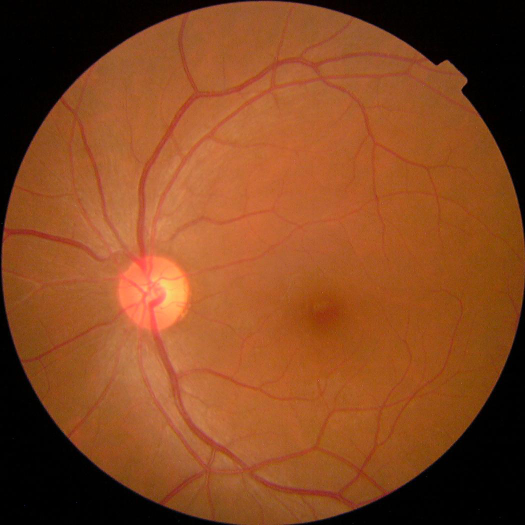
#> input picture Test_img/grade_0.png, 1050 x 1050 px (shown at 1/2 size); its folder holds only this picture in this run
$ python -i preprocess.py   (imports and definitions only)
#> lines starting #> are read from the running program, lines starting #| are printed output that depends on the picture; after the words box and inside, x2 and y2 are one past the last pixel; in counts of white or black regions, pixels touching at a corner belong together
import cv2
import numpy as np
import os

def preprocess_image(image_path):
#> called with image_path = '../Test_img/grade_0.png'
    img = cv2.imread(image_path)
#> img is the input picture: shape (1050, 1050, 3); mean B, G, R 32.7, 71.4, 133.4
    img = cv2.cvtColor(img, cv2.COLOR_BGR2RGB)

    #Step 1 Remove Black borders
    gray = cv2.cvtColor(img, cv2.COLOR_RGB2GRAY)
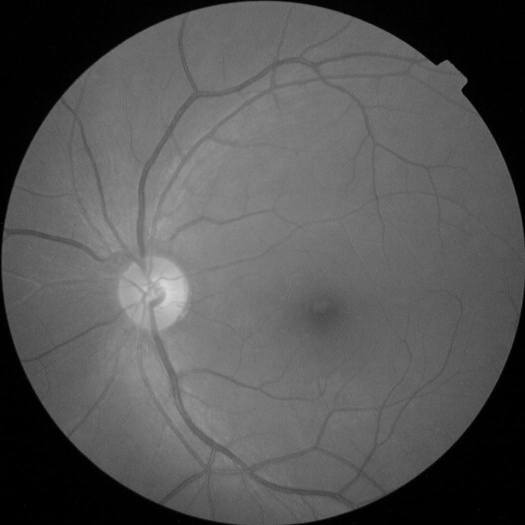
#> gray: shape (1050, 1050) (shown at 1/2 size); min 0, max 217, mean 85.5
    _, thresh = cv2.threshold(gray, 10, 255, cv2.THRESH_BINARY)
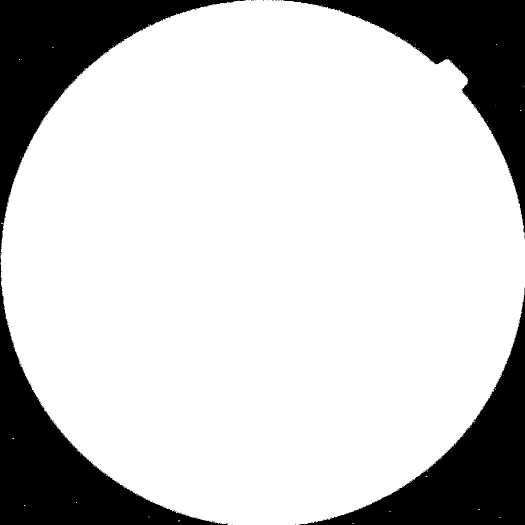
#> thresh: shape (1050, 1050) (shown at 1/2 size); 79% white; 28 black regions (25 under 20 px)
    contours , _ =  cv2.findContours(thresh, cv2.RETR_EXTERNAL, cv2.CHAIN_APPROX_SIMPLE)
#> contours = 141 contours, 140 with area under 20; largest, box (x1, y1, x2, y2) and area: (1, 0, 1050, 1050) 869300
    cnt = max(contours, key = cv2.contourArea)
#> cnt = contour of 2183 points, box (x1, y1, x2, y2) (1, 0, 1050, 1050), area 869300
    x, y, w, h = cv2.boundingRect(cnt)
#> x = 1; y = 0; w = 1049; h = 1050
    img = img[y: y+h, x: x+w]
#> img: shape (1050, 1049, 3)

    #Step 2 Ben Graham - Fix uneven lighting
    blurred = cv2.GaussianBlur(img, (0,0), sigmaX=30)
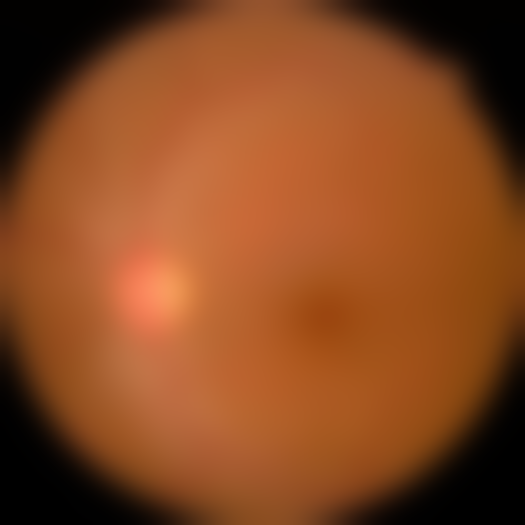
#> blurred: shape (1050, 1049, 3) (shown at 1/2 size); mean R, G, B 133.5, 71.4, 32.8
    img = cv2.addWeighted(img, 4, blurred, -4, 128)
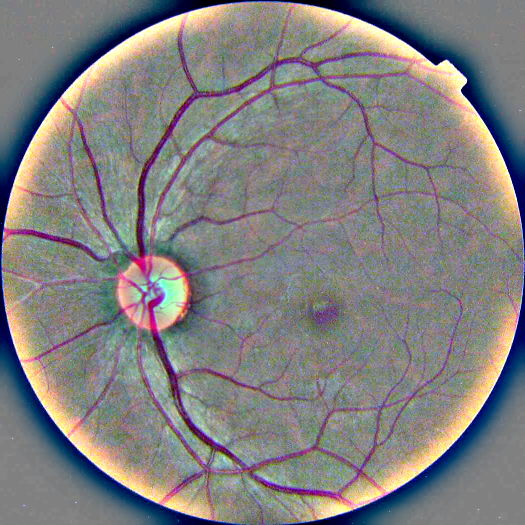
#> img: shape (1050, 1049, 3) (shown at 1/2 size); mean R, G, B 129.7, 128.3, 127.9

    # Step 3 Resize and clip pixel values
    img = np.clip(img, 0, 255).astype(np.uint8) # pexel below 0 becomes 0 , pixel above 255 becomes 255
    img = cv2.resize(img, (380, 380))
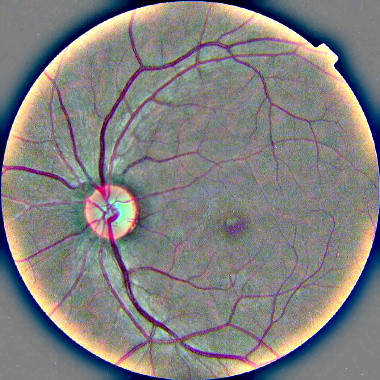
#> img: shape (380, 380, 3); mean R, G, B 129.6, 128.2, 127.8

    return img


# [18 lines not run here, left out]

>>> result = preprocess_image('../Test_img/grade_0.png')

$ run again, on Test_img/grade_1.png
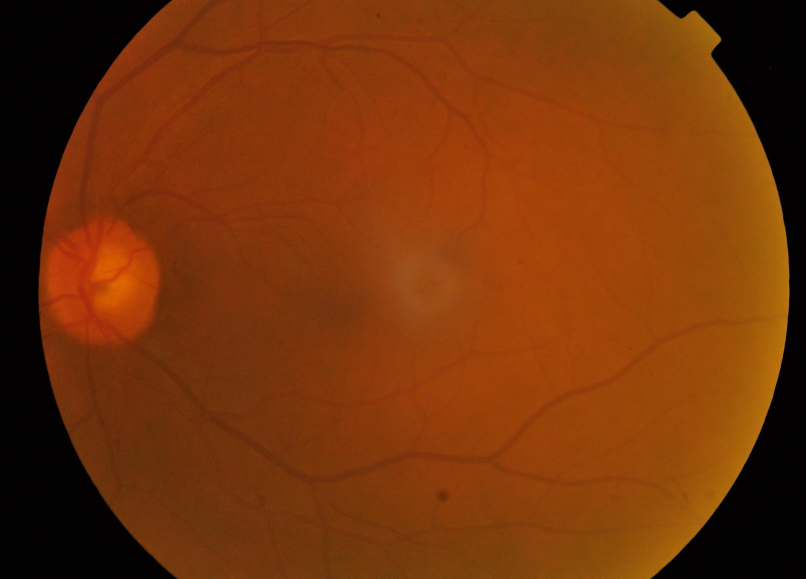
#> input picture Test_img/grade_1.png, 2416 x 1736 px (shown at 1/3 size)
#> in preprocess_image, img is the input picture: shape (1736, 2416, 3); mean B, G, R 9.8, 51.9, 117.7
#> in preprocess_image, `_, thresh = cv2.threshold(gray, 10, 255, cv2.THRESH_BINARY)`:
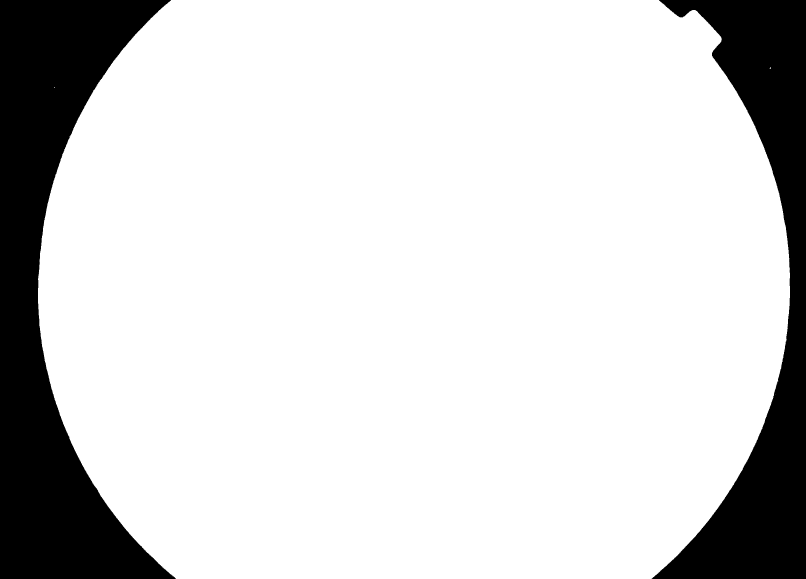
#> thresh: shape (1736, 2416) (shown at 1/3 size); 83.3% white; 2 black regions
#> contours = 6 contours, 5 with area under 20; largest, box (x1, y1, x2, y2) and area: (114, 0, 2370, 1736) 3490647
#> cnt = contour of 1906 points, box (x1, y1, x2, y2) (114, 0, 2370, 1736), area 3490647
#> x = 114; y = 0; w = 2256; h = 1736
#> in preprocess_image, `img = cv2.resize(img, (380, 380))`:
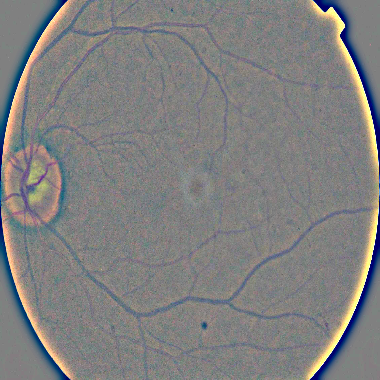
#> img: shape (380, 380, 3); mean R, G, B 128.2, 128, 127.9

$ run again, on Test_img/grade_2.png
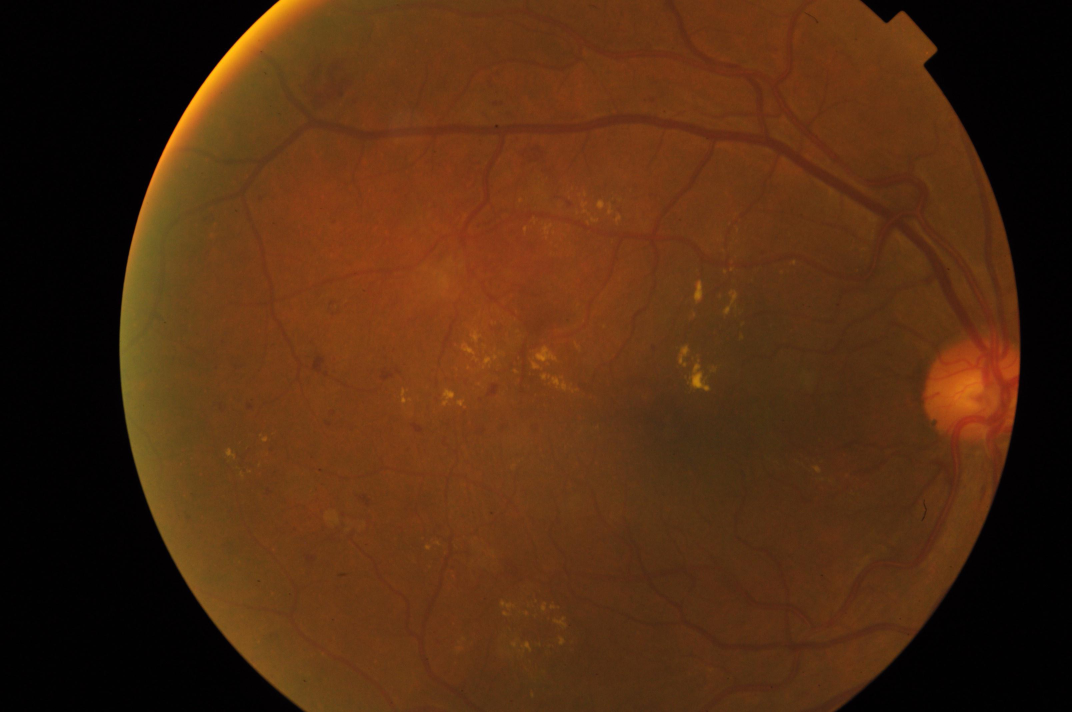
#> input picture Test_img/grade_2.png, 3216 x 2136 px (shown at 1/3 size)
#> in preprocess_image, img is the input picture: shape (2136, 3216, 3); mean B, G, R 16.4, 43.2, 80.7
#> in preprocess_image, `_, thresh = cv2.threshold(gray, 10, 255, cv2.THRESH_BINARY)`:
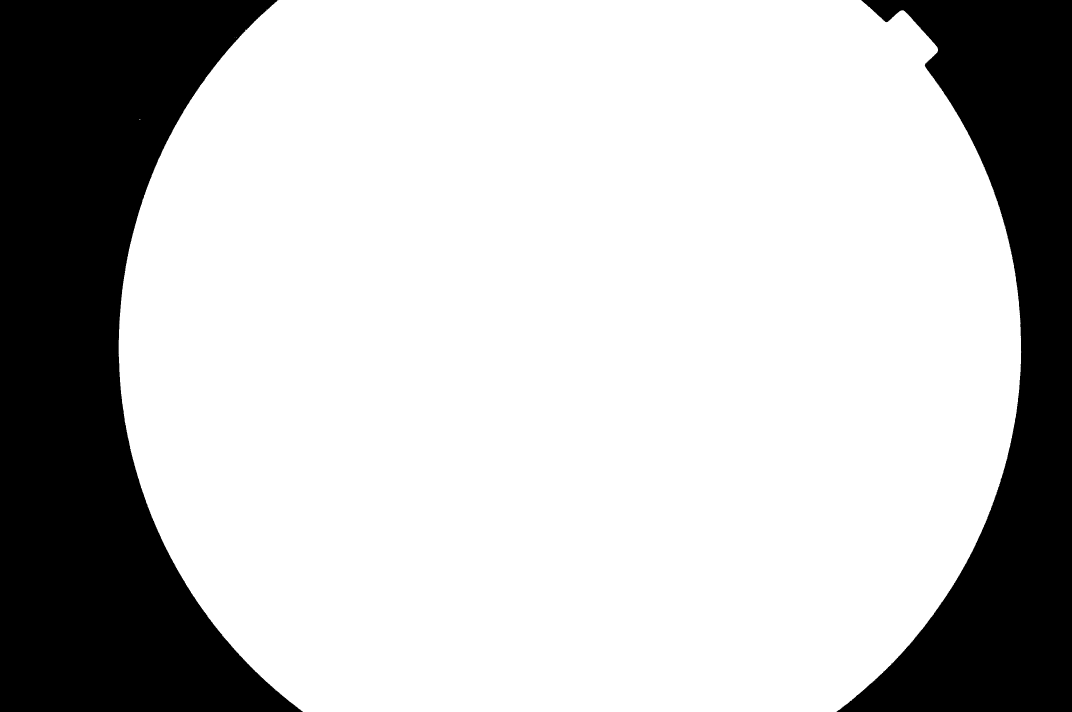
#> thresh: shape (2136, 3216) (shown at 1/3 size); 74.6% white; 3 black regions (1 under 20 px)
#> contours = 4 contours, 3 with area under 20; largest, box (x1, y1, x2, y2) and area: (356, 0, 3064, 2136) 5119520
#> cnt = contour of 2464 points, box (x1, y1, x2, y2) (356, 0, 3064, 2136), area 5119520
#> x = 356; y = 0; w = 2708; h = 2136
#> in preprocess_image, `img = cv2.resize(img, (380, 380))`:
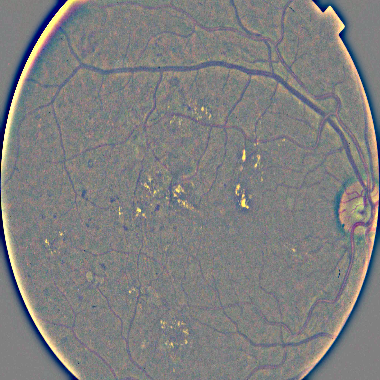
#> img: shape (380, 380, 3); mean R, G, B 127.6, 127.7, 127.9

$ run again, on Test_img/grade_3.png
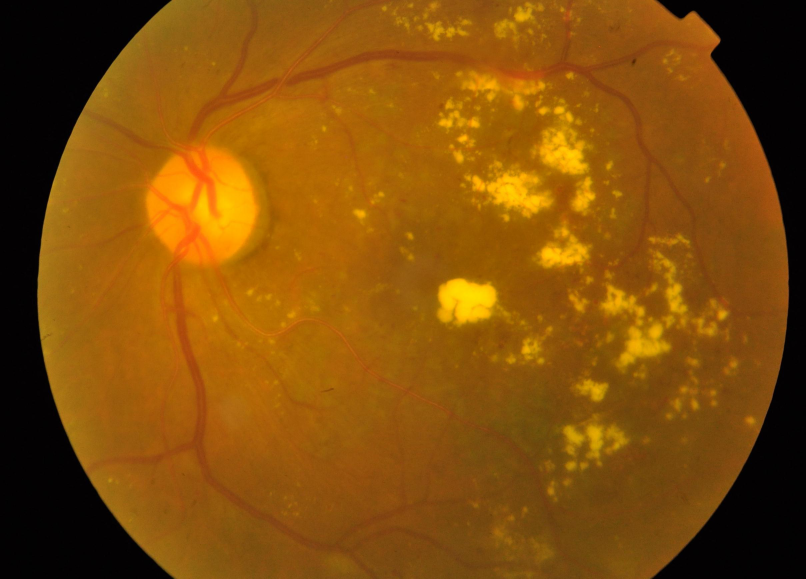
#> input picture Test_img/grade_3.png, 2416 x 1736 px (shown at 1/3 size)
#> in preprocess_image, img is the input picture: shape (1736, 2416, 3); mean B, G, R 9, 78.3, 131
#> in preprocess_image, `_, thresh = cv2.threshold(gray, 10, 255, cv2.THRESH_BINARY)`:
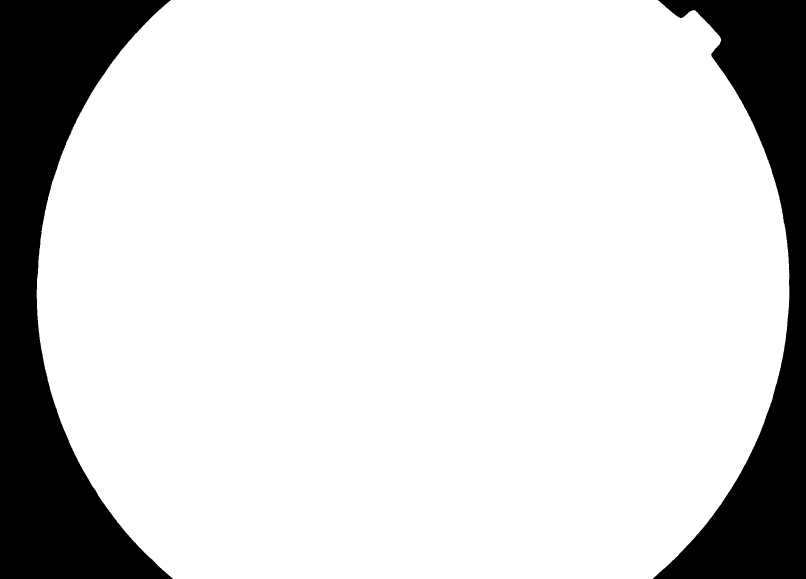
#> thresh: shape (1736, 2416) (shown at 1/3 size); 83.4% white; 2 black regions
#> contours = 7 contours, 6 with area under 20; largest, box (x1, y1, x2, y2) and area: (110, 0, 2368, 1736) 3495866
#> cnt = contour of 1906 points, box (x1, y1, x2, y2) (110, 0, 2368, 1736), area 3495866
#> x = 110; y = 0; w = 2258; h = 1736
#> in preprocess_image, `img = cv2.resize(img, (380, 380))`:
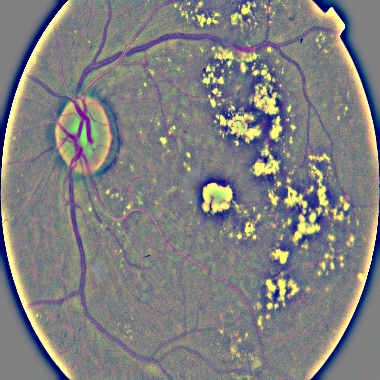
#> img: shape (380, 380, 3); mean R, G, B 127.5, 127.6, 127.9
